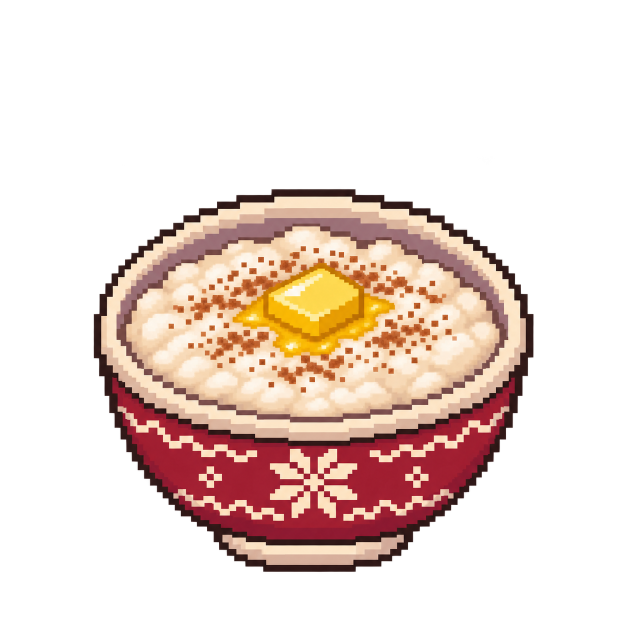
#> input picture GFX_assets/planlagte/originaler/risengrynsgrot-bolle-v2.png, 1254 x 1254 px, given in place of kassett.png, which was not available (shown at 1/2 size); the run also reads 1 picture not shown here
$ python kassetter.py
#> lines starting #> are read from the running program, lines starting #| are printed output that depends on the picture; after the words box and inside, x2 and y2 are one past the last pixel; in counts of white or black regions, pixels touching at a corner belong together
### tools/pixelify.py
#!/usr/bin/env python3
"""
pixelify.py - gjor AI-genererte bilder om til "ekte" pixel art for Julemarked.

Pipeline:
  1. area-nedskaler til lav intern oppl. (fjerner blur ved aa snitte, ikke plukke)
  2. perseptuell palett-remap (Lab/naermeste) mot kanonisk palett (tools/palett.json)
  3. alfa-terskel (binariser gjennomsiktighet, fjerner myke kantpiksler)
  4. nearest-opp til visningsstorrelse (harde, like store piksler)

Bruk:
  # enkeltfil (input er allerede spillstorrelse, 128 px/rute):
  python tools/pixelify.py inn.png ut.png
  # stor original -> spillfil, oppgi rutenett:
  python tools/pixelify.py GFX/stor.png client/public/art/goods/vare.png --rute 2x2
  # velg palett manuelt (ellers auto etter mappe/fil):
  python tools/pixelify.py inn.png ut.png --palett noytral
  # chunky-nivaa (lavere intern res = grovere):  --div 4 (default 2 = 64 px/rute)
  # hel mappe (speiler treet, auto-palett, hopper over bg/ og .jpg):
  python tools/pixelify.py --batch GFX_assets/ChatGPT client/public/art
  # eksporter palett-swatcher til referanse:
  python tools/pixelify.py --swatches tools

Krever: Pillow + numpy.
"""
import argparse, json, os, sys
from pathlib import Path
import numpy as np
from PIL import Image

HER = Path(__file__).resolve().parent
PALETT = json.loads((HER / "palett.json").read_text(encoding="utf-8"))
#> (reads tools/palett.json from the repository)

# ---------- farge ----------
def hex2rgb(h):
    h = h.lstrip("#")
    return [int(h[i:i+2], 16) for i in (0, 2, 4)]

def pal_rgb(navn):
    return np.array([hex2rgb(h) for h in PALETT[navn]], dtype=np.float64)

def srgb2lin(c):
    c = c / 255.0
    return np.where(c <= 0.04045, c / 12.92, ((c + 0.055) / 1.055) ** 2.4)

def rgb2lab(rgb):
    lin = srgb2lin(np.asarray(rgb, dtype=np.float64))
    M = np.array([[0.4124, 0.3576, 0.1805],
                  [0.2126, 0.7152, 0.0722],
                  [0.0193, 0.1192, 0.9505]])
    xyz = lin @ M.T / np.array([0.95047, 1.0, 1.08883])
    d = 6 / 29
    f = np.where(xyz > d ** 3, np.cbrt(xyz), xyz / (3 * d * d) + 4 / 29)
    return np.stack([116 * f[..., 1] - 16,
                     500 * (f[..., 0] - f[..., 1]),
                     200 * (f[..., 1] - f[..., 2])], axis=-1)

_LAB_CACHE = {}
def palett_lab(navn):
    if navn not in _LAB_CACHE:
        _LAB_CACHE[navn] = (pal_rgb(navn), rgb2lab(pal_rgb(navn)))
    return _LAB_CACHE[navn]

def remap(rgb_arr, navn):
    prgb, plab = palett_lab(navn)
    flat = rgb_arr.reshape(-1, 3)
    lab = rgb2lab(flat)
    d = ((lab[:, None, :] - plab[None, :, :]) ** 2).sum(-1)
    return prgb[d.argmin(1)].astype(np.uint8).reshape(rgb_arr.shape)

# ---------- materialrekker ----------
# Vekter i Lab naar rekka velges: fargetone/metning teller mest, lyshet lite (lysheten er jo
# det rekka selv dekker). Inne i rekka velges trinnet med vanlig Lab-avstand.
W_VELG = np.array([0.35, 1.0, 1.0])

# [120 lines left out: functions rekke_lab, avstand_til_rekke, glatt_flater, flertall_filter, fjern_oyer, remap_material and 1 more, not called in this run]

# ---------- pipeline ----------
def pixelify(im, navn, div=2, rute=None, alfa_terskel=128, cfg=None):
    im = im.convert("RGBA")
    if rute:
        disp = (128 * rute[0], 128 * rute[1])
    else:
        disp = im.size
    internal = (max(1, disp[0] // div), max(1, disp[1] // div))
    small = im.resize(internal, Image.LANCZOS)          # 1) area-nedskaler
    arr = np.array(small)
    mask = arr[..., 3] >= alfa_terskel                  # 3) alfa-terskel
    if navn == "material":                              # 2) palett-remap
        rgb = remap_material(arr[..., :3], mask, cfg or {})
    else:
        rgb = remap(arr[..., :3], navn)
    out = np.dstack([rgb, np.where(mask, 255, 0).astype(np.uint8)])
    return Image.fromarray(out, "RGBA").resize(disp, Image.NEAREST)  # 4) nearest-opp

# ---------- auto-palett etter sti ----------
# [95 lines left out: functions velg_palett, skal_hoppes_over, eksporter_swatcher, main, not called in this run]

# [2 lines that do not run on import are left out]

### tools/kassetter.py
"""Klargjør vanlig kassett og piratkassett på ett felles lerret."""
import json
import sys
from pathlib import Path
from PIL import Image, ImageDraw, ImageFont

sys.dont_write_bytecode=True
from pixelify import pixelify, PALETT

ROOT=Path(__file__).resolve().parent.parent
GFX=ROOT/'GFX_assets/planlagte/kassetter'
ART=ROOT/'client/public/art'

def main():
    cfg=json.loads((ROOT/'tools/kassetter.json').read_text(encoding='utf-8'))
#> (reads tools/kassetter.json from the repository)
    anchor=Image.open(GFX/'originaler/kassett.png').convert('RGBA')
#> anchor is the input picture: PIL image 1254x1254 RGBA; mean R, G, B, A 64.2, 46.8, 39.4, 82.9
    # Both tapes use the normal tape's crop and transform; never resize a state separately.
    bounds=anchor.getchannel('A').point(lambda a:255 if a>=128 else 0).getbbox()
#> bounds = (188, 378, 1067, 1144)
    assert bounds and anchor.getchannel('A').getextrema()[0]==0
    scale=min(256*.84/(bounds[2]-bounds[0]),256*.84/(bounds[3]-bounds[1]))
#> scale = 0.245
    size=(round((bounds[2]-bounds[0])*scale),round((bounds[3]-bounds[1])*scale))
#> size = (215, 187)
    place=((256-size[0])//2,256-round(256*.08)-size[1])
#> place = (20, 49)
    PALETT['kassetter']=list(dict.fromkeys(PALETT['noytral']+PALETT['varm']))
    sheet=Image.new('RGB',(680,390),'#233029');draw=ImageDraw.Draw(sheet)
    font=ImageFont.truetype('C:/Windows/Fonts/arial.ttf',19)
    checks=[]
    for n,item in enumerate(cfg['items']):
        raw=Image.open(GFX/'originaler'/(item['id']+'.png')).convert('RGBA')
        assert raw.size==anchor.size and raw.getchannel('A').getextrema()[0]==0
        crop=raw.crop(bounds).resize(size,Image.Resampling.NEAREST)
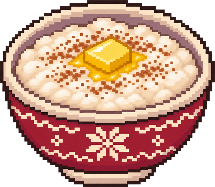
#> crop: PIL image 215x187 RGBA; mean R, G, B, A 149.9, 109.3, 92, 193.5; transparent parts drawn white
        canvas=Image.new('RGBA',(256,256));canvas.alpha_composite(crop,place)
#> after `canvas = Image.new('RGBA', (256, 256))`: canvas: PIL image 256x256 RGBA; every value is 0
#> after `canvas.alpha_composite(crop, place)`:
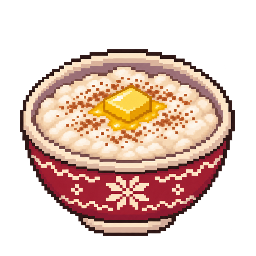
#> canvas: PIL image 256x256 RGBA; mean R, G, B, A 92, 67.1, 56.5, 118.7; transparent parts drawn white
        final=pixelify(canvas,'kassetter',rute=(1,1))
#> in pixelify, `small = im.resize(internal, Image.LANCZOS)`:
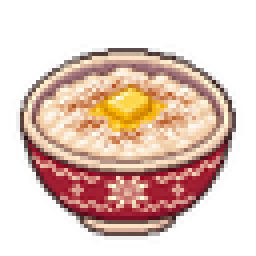
#> small: PIL image 64x64 RGBA (shown 4 times larger); mean R, G, B, A 93.8, 67.8, 57.2, 118.8; transparent parts drawn white
#> in pixelify, `mask = arr[..., 3] >= alfa_terskel`:
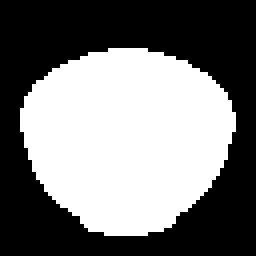
#> mask: shape (64, 64) bool (shown 4 times larger); 46.9% white; 1 white region, box (x1, y1, x2, y2) and area: (5, 12, 59, 59) 1921
#> in remap, `return prgb[d.argmin(1)].astype(np.uint8).reshape(rgb_arr.shape)`:
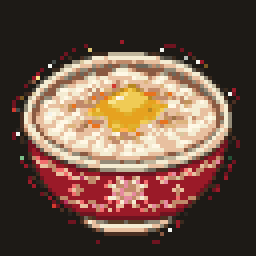
#> returned value: shape (64, 64, 3) (shown 4 times larger); mean of channels 0, 1, 2 106.5, 81.3, 67.2; drawn as R, G, B
        target=ART/item['path'];target.parent.mkdir(parents=True,exist_ok=True)
        final.save(target,optimize=True)
        assert final.size==(128,128) and final.getchannel('A').getextrema()==(0,255)
        large=final.resize((256,256),Image.Resampling.NEAREST)
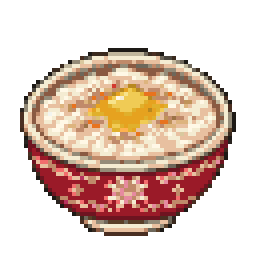
#> large: PIL image 256x256 RGBA; mean R, G, B, A 106.5, 81.3, 67.2, 119.6; transparent parts drawn white
        sheet.paste(large,(n*340+42,5),large)
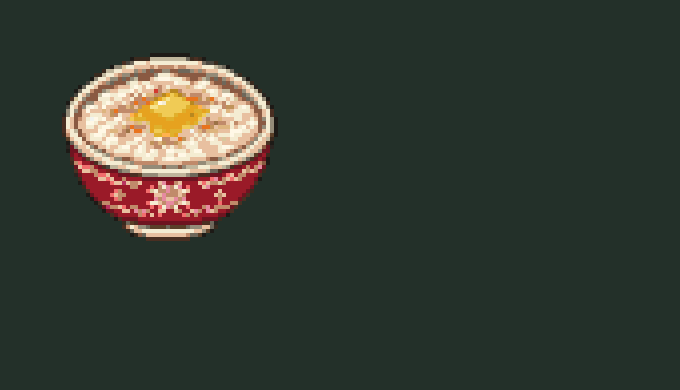
#> sheet: PIL image 680x390 RGB; mean R, G, B 53, 59, 49.8
        draw.text((n*340+42,280),item['name'],font=font,fill='#edf0dc')
        draw.text((n*340+42,312),'1×1 · planlagt',font=font,fill='#d8c89f')
        checks.append({'id':item['id'],'sourceSize':raw.size,'crop':bounds,'place':place,'size':final.size,'bbox':final.getbbox()})
    draw.text((42,359),'Samme stil som kassettspilleren · ikke implementert',font=font,fill='#d8c89f')
    sheet.save(GFX/'oversikt.jpg',quality=95)
    (GFX/'kontroll.json').write_text(json.dumps(checks,indent=2),encoding='utf-8')
    items=json.loads((ROOT/'tools/planlagte-varer.json').read_text(encoding='utf-8'))['items']
    for extra in ('digitalklokke','kassettspiller','hoyttaleranlegg','kassetter'):
        p=ROOT/'tools'/(extra+'.json')
        if p.exists():items+=json.loads(p.read_text(encoding='utf-8')).get('items',[])
    overview=Image.new('RGB',(1000,((len(items)+4)//5)*180),'#233029');draw=ImageDraw.Draw(overview)
    small=ImageFont.truetype('C:/Windows/Fonts/arial.ttf',13)
    for n,item in enumerate(items):
        path=item.get('artPath') or item.get('path') or 'planlagt/'+item['id']+'.png'
        thumb=Image.open(ART/path).convert('RGBA');thumb.thumbnail((150,130),Image.Resampling.NEAREST)
        x,y=(n%5)*200,(n//5)*180
        overview.paste(thumb,(x+(200-thumb.width)//2,y+8+(130-thumb.height)//2),thumb)
        draw.text((x+8,y+144),item['name'],font=small,fill='#edf0dc')
        draw.text((x+8,y+162),('PLANLAGT / ' if item['status'].startswith('Planlagt') else 'IDÉ / ')+item['size'],font=small,fill='#ddc681')
    overview.save(GFX.parent/'oversikt.jpg',quality=94)
    print('To kassetter klargjort; '+str(len(items))+' katalogforslag')

#> (the run stopped early here; a loop or call above may not have finished)
